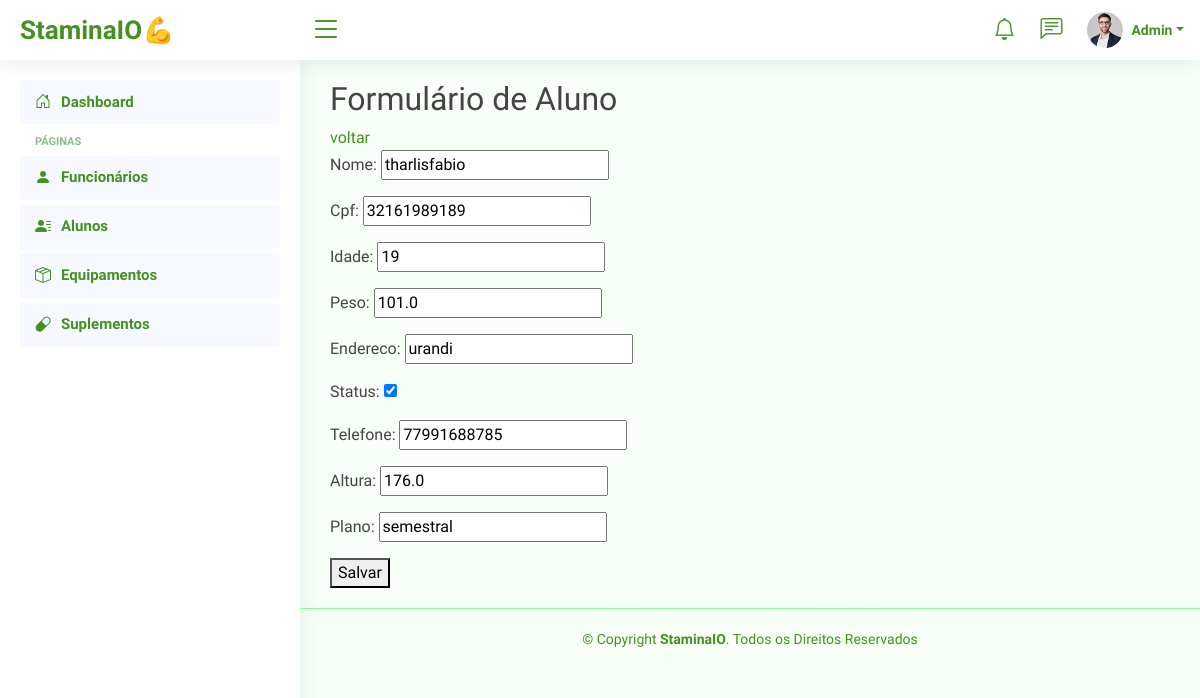
The app's page /pessoa/alunos/editar/7/ (signed in) with its own data.
### pessoa/models.py (models this page shows, shortened)
class Pessoa(models.Model):
    nome = models.CharField(max_length=100)
    cpf = models.CharField(max_length=11, unique=True)
    idade = models.IntegerField()
    class Meta:
        abstract = True

class Aluno(Pessoa):
    peso = models.FloatField()
    endereco = models.CharField(max_length=255)
    status = models.BooleanField(default=True)
    telefone = models.CharField(max_length=15)
    altura = models.FloatField()
    plano = models.CharField(max_length=50)

### pessoa/views.py (the view)
# urls.py: path('alunos/editar/<int:pk>/', views.editar_aluno, name='editar_aluno'),
@login_required
def editar_aluno(request, pk):
    aluno = get_object_or_404(Aluno, pk=pk)
    if request.method == 'POST':
        form = AlunoForm(request.POST, instance=aluno)
        if form.is_valid():
            form.save()
            messages.success(request, 'Aluno atualizado com sucesso!')
            return redirect('pessoa:listar_alunos')
        else:
            messages.error(request, 'Erro ao atualizar aluno. Verifique os dados e tente novamente.')
    else:
        form = AlunoForm(instance=aluno)
    return render(request, 'pessoa/form_aluno.html', {'form': form})

### pessoa/forms.py
class AlunoForm(forms.ModelForm):
    class Meta:
        model = Aluno
        fields = '__all__'

### templates/pessoa/form_aluno.html (shortened to what this page needs)
{% extends '_base.html' %}
{% block content %}
    <h2>Formulário de Aluno</h2>
    <a href="{% url 'pessoa:listar_alunos' %}">voltar</a>
    <form method="post">
        {{ form.as_p }}
        <button type="submit">Salvar</button>
    </form>
{% endblock %}

### static/css/style.css (style rules this page uses)
:root { scroll-behavior: smooth; }
body { font-family: "Chakra Petch", sans-serif; background: #f7fff6; color: #444444; }
a { color: #459020; text-decoration: none; }
h1, h2, h3, h4, h5, h6 { font-family: "Chakra Petch", sans-serif; }

### records on screen
Aluno: nome "tharlisfabio", cpf "32161989189", idade "19", peso "101.0", endereco "urandi", status "☑", telefone "77991688785", altura "176.0", plano "semestral"
